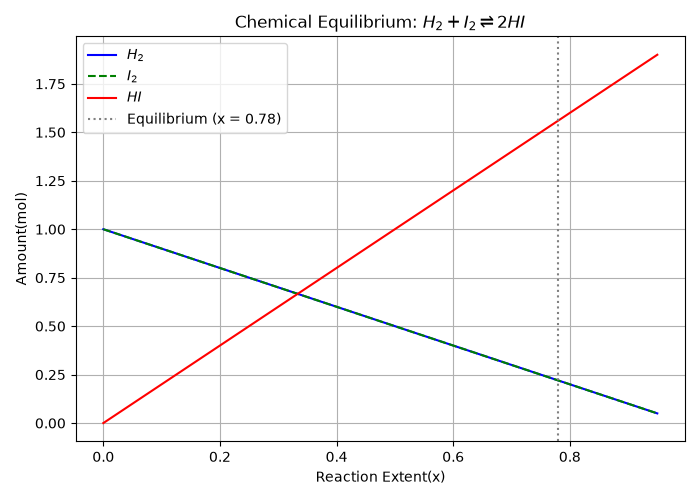

The Python source for this figure:
import numpy as np
import matplotlib.pyplot as plt
from scipy.optimize import minimize, root_scalar

K = 50.0  

def k_imbalance(x):
    return ((2*x)**2)/((1-x)**2)-K

def k_imbalance_sq(x):
    x_val=x[0] if isinstance(x, (list, np.ndarray)) else x
    return k_imbalance(x_val)**2


res_root=root_scalar(k_imbalance, bracket=[0.001, 0.999], method="brentq")
x_newton=res_root.root

res_slsqp=minimize(k_imbalance_sq, x0=[0.5], method="SLSQP", bounds=[(0.001, 0.999)])
x_slsqp=res_slsqp.x[0]

print(f"Equilibrium extent x (Root-finding):{x_newton:.4f}")
print(f"Equilibrium extent x (SLSQP):{x_slsqp:.4f}")

n_H2=1.0-x_newton
n_I2=1.0-x_newton
n_HI=2.0*x_newton

print(f"Amounts H2:{n_H2:.4f}mol, I2:{n_I2:.4f} mol, HI:{n_HI:.4f} mol")

x_vals=np.linspace(0, 0.95, 200)
plt.figure(figsize=(7, 5))
plt.plot(x_vals, 1 - x_vals, label=r"$H_2$", color="blue")
plt.plot(x_vals, 1 - x_vals, label=r"$I_2$", color="green", linestyle="--")
plt.plot(x_vals, 2 * x_vals, label=r"$HI$", color="red")

plt.axvline(x=x_newton, color="gray", linestyle=":", label=f"Equilibrium (x = {x_newton:.2f})")
plt.xlabel("Reaction Extent(x)")
plt.ylabel("Amount(mol)")
plt.title(r"Chemical Equilibrium: $H_2 + I_2 \rightleftharpoons 2HI$")
plt.legend()
plt.grid(True)
plt.tight_layout()
plt.savefig("equilibrium.png")
plt.close()
